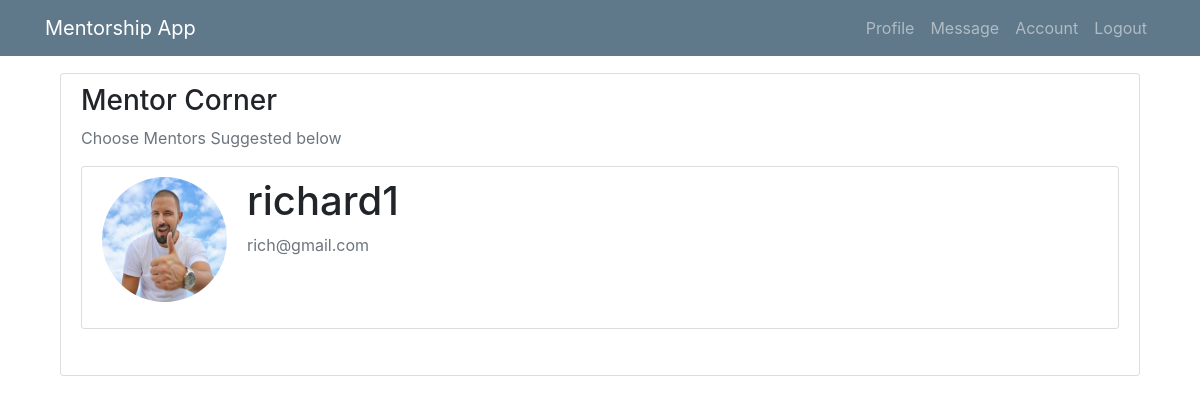
/account/ (signed in), run on the app's committed database.
### mentee/models.py (models this page shows, shortened)
class User(AbstractUser):
    is_mentee = models.BooleanField(default=False)
    is_mentor = models.BooleanField(default=False)

class Profile(models.Model):
    user = models.OneToOneField(User, on_delete=models.CASCADE)
    image = models.ImageField(default='default.jpg', upload_to='profile_pics')
    friends = models.ManyToManyField("Profile", blank=True)
    education = models.CharField(default='degree', max_length=100)

### mentee/views/mentee.py (the view)
# urls.py: path('account/', mentee.account, name="account"),
@login_required
def account(request):
    users = User.objects.all().filter(is_mentor=True)
    context = {
        'users': users
    }
    return render(request, 'menti/account.html', context)

### mentee/templates/menti/account.html (shortened to what this page needs)
{% extends 'menti/base.html' %}
{% block content %}
<br><br><br>
   <main role="main" class="container">
      <div class="row">
        <div class="col-md-8">
        </div>
        <div class="col-md-12">
          <div class="content-section">
            <h3>Mentor Corner</h3>
            <p class='text-muted'>Choose Mentors Suggested below
              <ul class="list-group">
               {% for user in users %}
                  <div class="content-section">
      <div class="media">
         <img class="rounded-circle account-img" src="{{ user.profile.image.url }}">
         <div class="media-body">
            <h2 class="account-heading">{{ user.username }}</h2>
            <p class="text-secondary">{{ user.email }}</p>
         </div>
      </div>
   </div>
              {% endfor%}
              </ul>
            </p>
          </div>
        </div>
      </div>
    </main>
{% endblock %}

### mentee/static/mentee/main.css (style rules this page uses)
body { background: #fafafa; color: #333333; margin-top: 5rem; }
h1, h2, h3, h4, h5, h6 { color: #444444; }
ul { margin: 0; }
.content-section { background: #ffffff; padding: 10px 20px; border: 1px solid #dddddd; border-radius: 3px; margin-bottom: 20px; }
.account-img { height: 125px; width: 125px; margin-right: 20px; margin-bottom: 16px; }
.account-heading { font-size: 2.5rem; }

### data on the page
User: profile.image (placeholder picture), username "richard1", email "rich@gmail.com"
